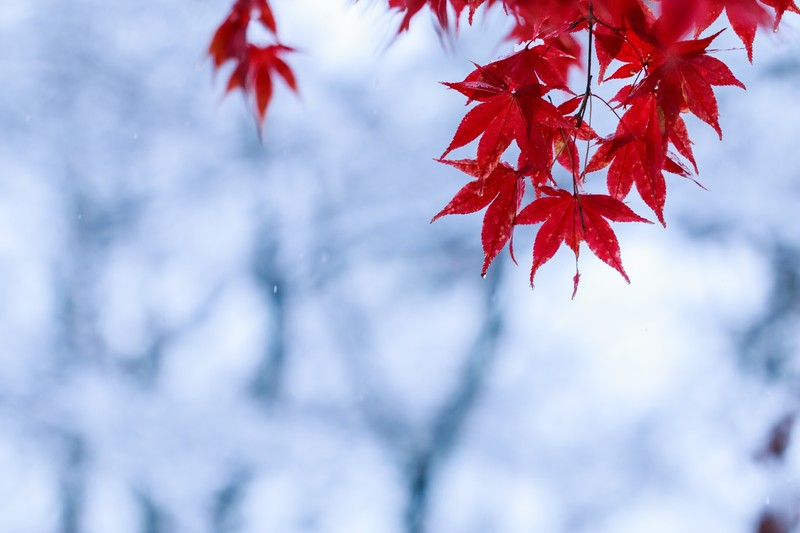
%> input picture momiji.png, 800 x 533 px
$ octave kadai2.m   (GNU Octave 9; MATLAB toolbox functions it lacks are replaced by stand-ins)
%> lines starting %> are read from the running program, lines starting %| are printed output that depends on the picture; in (x1, y1, x2, y2) boxes, pixels count from 0 and x2, y2 are one past the last pixel; in counts of white or black regions, pixels touching at a corner belong together; the program's own positions count from 1
% 壽戣俀丂奒挷悢偲媈帡椫妔
% 俀奒挷丆係奒挷丆俉奒挷偺夋憸傪惗惉偣傛丏


clear; % 曄悢偺僆乕儖僋儕傾

ORG=imread('momiji.png'); % 尨夋憸偺擖椡
%> ORG is the input picture: size 533x800x3 uint8; mean R, G, B 182.2, 180.7, 211.6
ORG = rgb2gray(ORG); colormap(gray); colorbar;
%> after `ORG = rgb2gray(ORG)`:
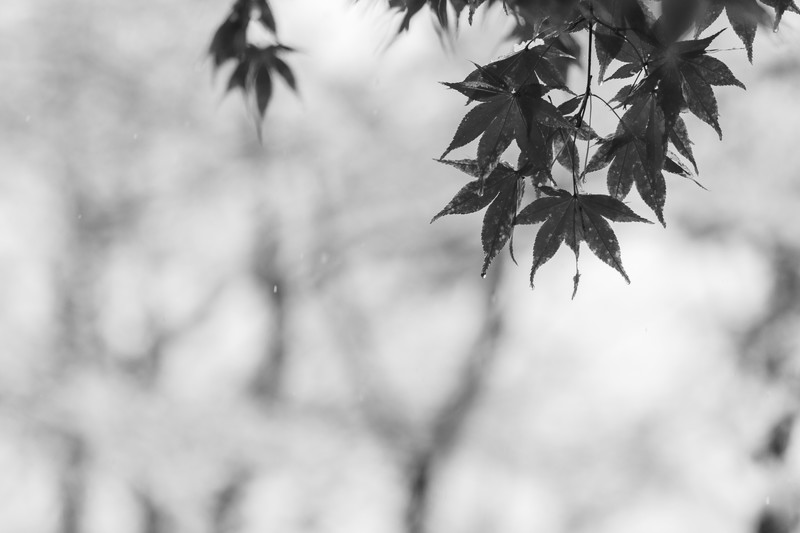
%> ORG: size 533x800 uint8; min 6, max 255, mean 184.7
imagesc(ORG); axis image; % 夋憸偺昞帵
pause; % 堦帪掆巭

% 俀奒挷夋憸偺惗惉
IMG = ORG>128;
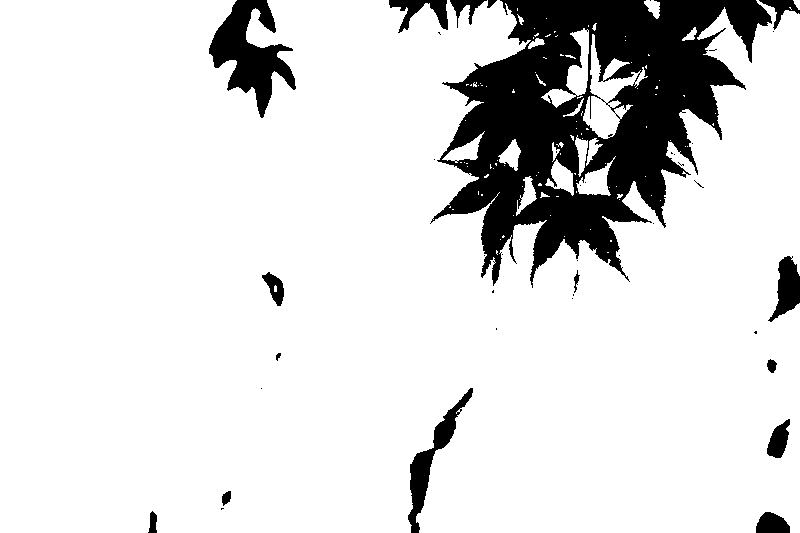
%> IMG: size 533x800 logical; 86.5% white; 41 black regions (25 under 20 px), largest, box (x1, y1, x2, y2) and area: (430, 0, 772, 288) 46403, (209, 0, 296, 118) 4544, (408, 388, 473, 533) 1964
imagesc(IMG); colormap(gray); colorbar;  axis image;
pause;

% 係奒挷夋憸偺惗惉
IMG0 = ORG>64;
%> IMG0: size 533x800 logical; 92% white; 211 black regions (190 under 20 px), largest, box (x1, y1, x2, y2) and area: (444, 0, 738, 271) 29657, (216, 0, 289, 97) 2270, (709, 0, 756, 6) 200
IMG1 = ORG>128;
IMG2 = ORG>192;
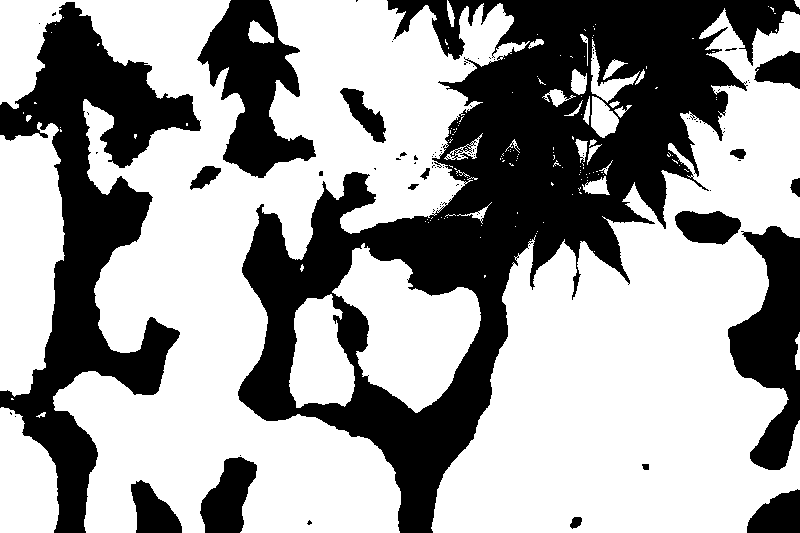
%> IMG2: size 533x800 logical; 62.2% white; 95 black regions (76 under 20 px), largest, box (x1, y1, x2, y2) and area: (238, 0, 800, 533) 93742, (0, 2, 201, 533) 36539, (197, 0, 316, 178) 10180
IMG = IMG0 + IMG1 + IMG2;
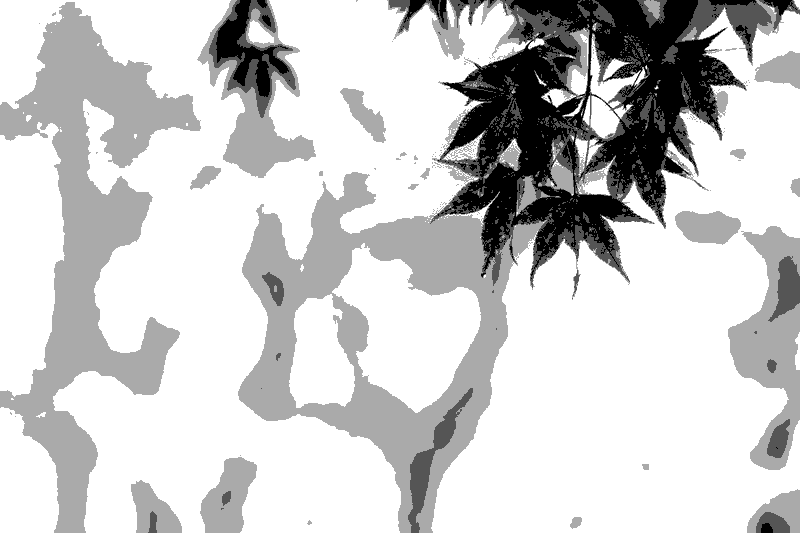
%> IMG: size 533x800 double; min 0, max 3, mean 2.41; drawn with min black and max white
imagesc(IMG); colormap(gray); colorbar;  axis image;
pause;

% 俉奒挷夋憸偺惗惉
IMG0 = ORG>32;
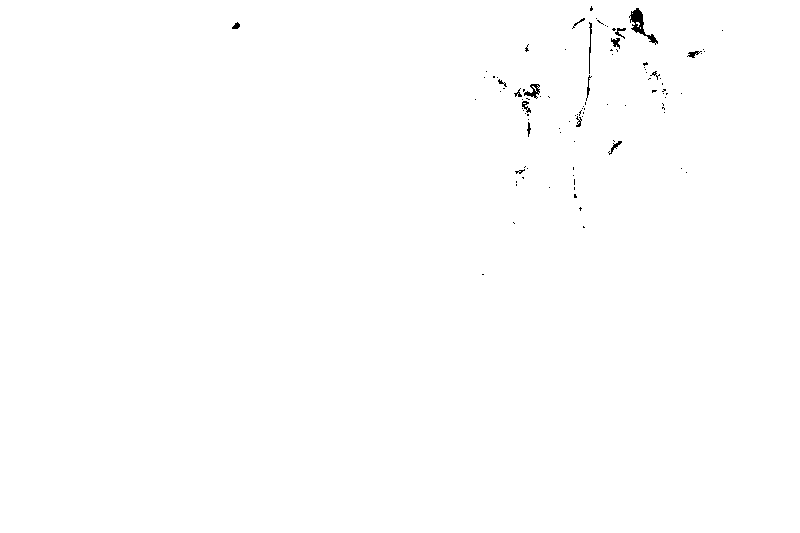
%> IMG0: size 533x800 logical; 99.7% white; black in thin lines or dots, all inside (x1, y1, x2, y2) = (232, 6, 723, 275)
IMG1 = ORG>64;
IMG2 = ORG>96;
%> IMG2: size 533x800 logical; 88.6% white; 51 black regions (39 under 20 px), largest, box (x1, y1, x2, y2) and area: (434, 0, 766, 283) 42773, (211, 0, 294, 114) 3829, (389, 0, 427, 32) 405
IMG3 = ORG>128;
IMG4 = ORG>160;
%> IMG4: size 533x800 logical; 81.1% white; 37 black regions (17 under 20 px), largest, box (x1, y1, x2, y2) and area: (430, 0, 800, 315) 51894, (370, 363, 482, 533) 6002, (207, 0, 297, 158) 5798
IMG5 = ORG>192;
IMG6 = ORG>224;
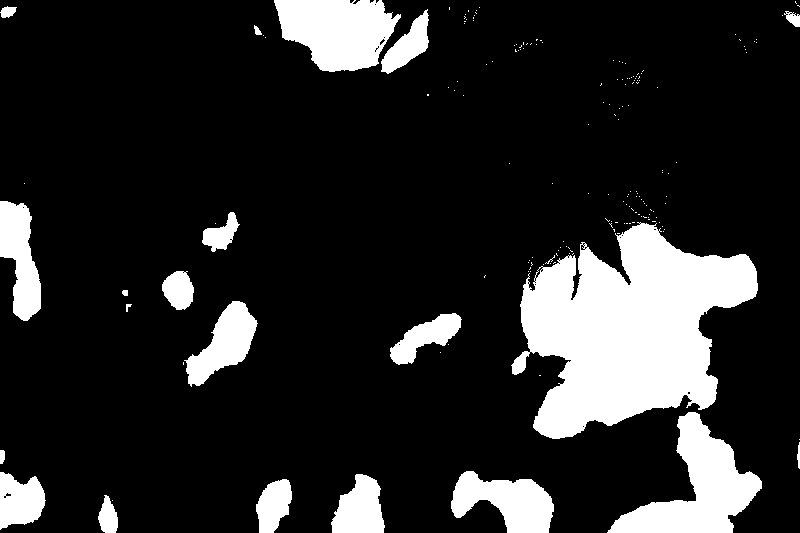
%> IMG6: size 533x800 logical; 15.8% white; 179 white regions (158 under 20 px), largest, box (x1, y1, x2, y2) and area: (511, 222, 758, 439) 31452, (607, 412, 762, 533) 7831, (274, 0, 401, 72) 6503
IMG = IMG0 + IMG1 + IMG2 + IMG3 + IMG4 + IMG5 + IMG6;
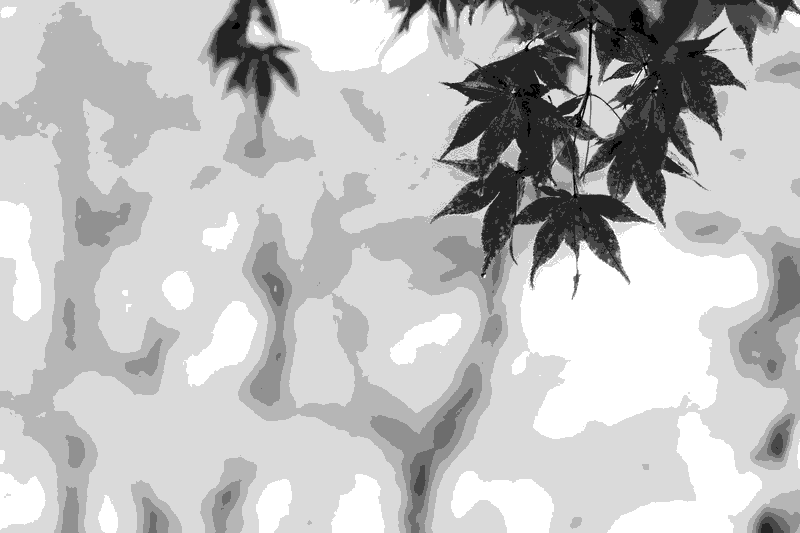
%> IMG: size 533x800 double; min 0, max 7, mean 5.26; drawn with min black and max white
imagesc(IMG); colormap(gray); colorbar;  axis image;
